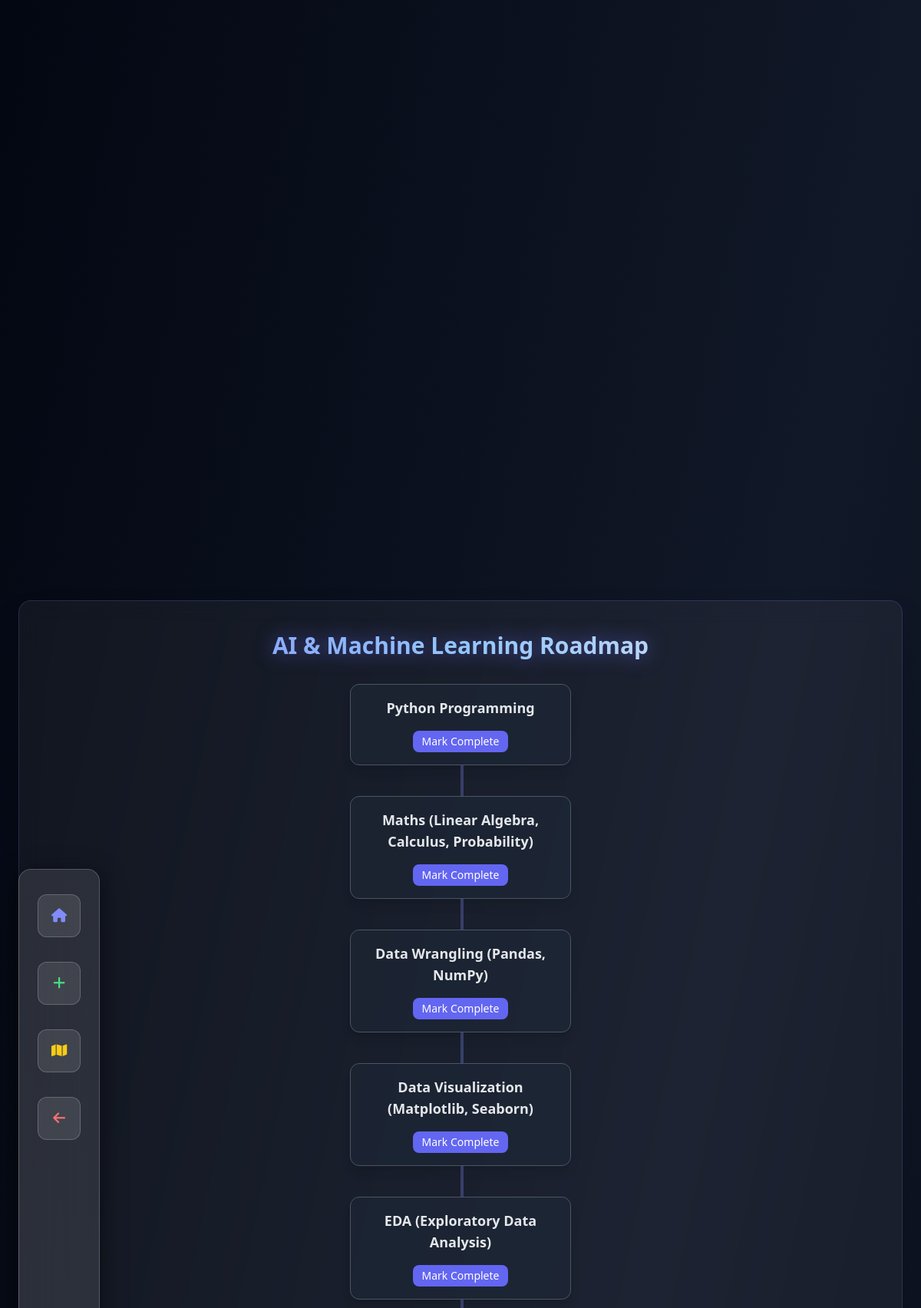
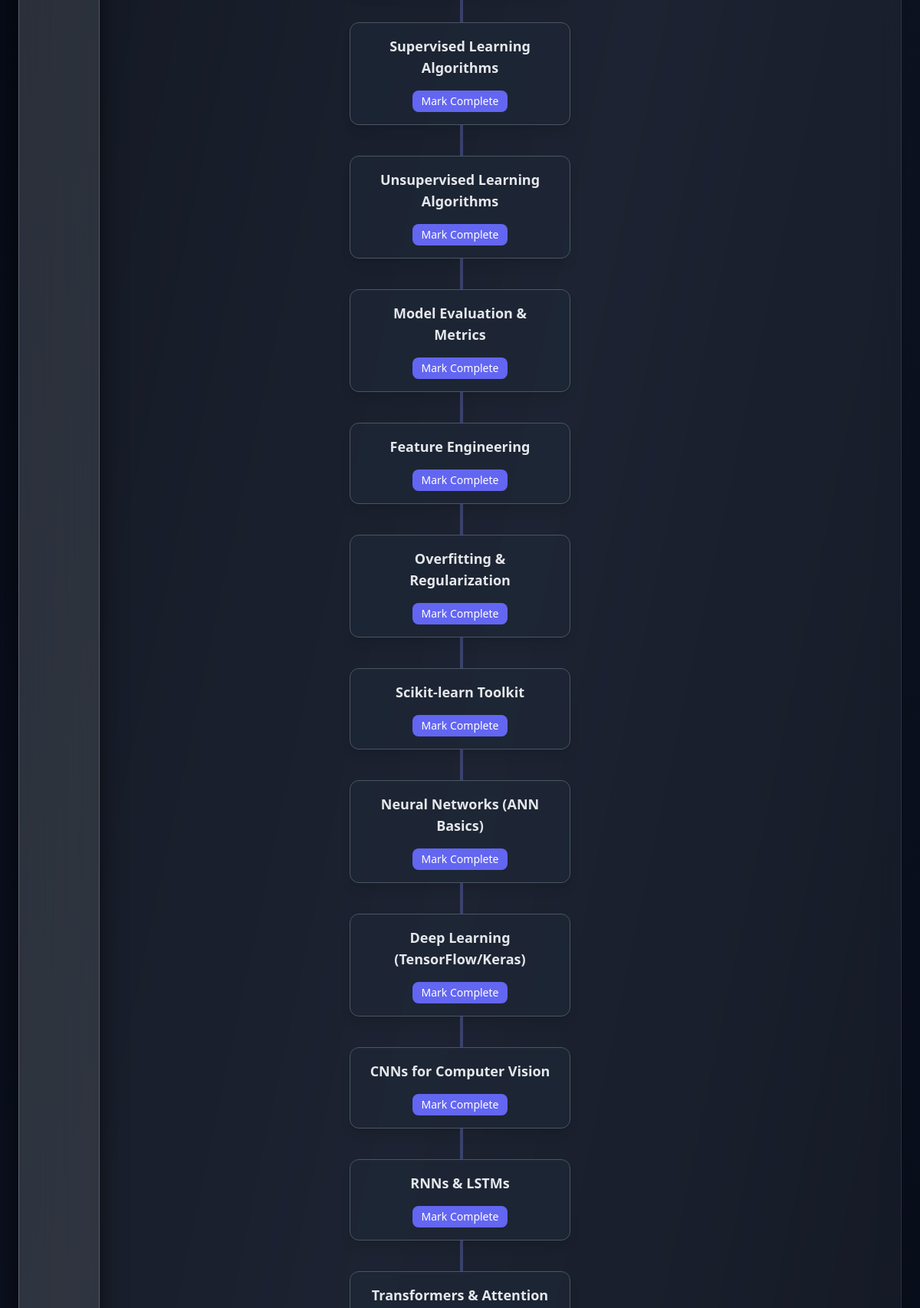
/skills/roadmap/5/ (signed in, upper part), run on the app's committed database (2 pictures, top to bottom).
### skills/models.py (models this page shows, shortened)
class RoadmapItem(models.Model):
    roadmap = models.ForeignKey(Roadmap, related_name="items", on_delete=models.CASCADE)
    title = models.CharField(max_length=255)
    completed = models.BooleanField(default=False)

### skills/views.py (the view, shortened to what this page needs)
# urls.py: path("roadmap/<int:roadmap_id>/", views.roadmap_detail, name="roadmap_detail"),
@login_required(login_url="signup")
def roadmap_detail(request, roadmap_id):
    roadmap = get_object_or_404(Roadmap, id=roadmap_id, user=request.user)
    return render(request, "skills/roadmap.html", {"roadmap": roadmap})

### skills/templates/skills/roadmap.html (shortened to what this page needs)
{% extends "base/base.html" %}
{% block sidebar %}
<aside
  class="hidden md:flex fixed left-6 top-1/2 -translate-y-1/2 backdrop-blur-xl bg-white/10 border border-white/20 shadow-[0_8px_32px_rgba(0,0,0,0.6)] rounded-2xl py-8 px-6 flex-col items-center h-[60vh] w-22 z-40 transition">
  <div class="flex flex-col gap-8 w-full">
    <a href="/" class="w-14 h-14 flex items-center justify-center rounded-xl bg-white/10 border border-white/20 text-indigo-400 hover:bg-indigo-600 hover:text-white hover:scale-110 transition" title="Home">
      <i class="fas fa-house text-lg"></i>
    </a>
    <a href="{% url 'skills:generate' %}" class="w-14 h-14 flex items-center justify-center rounded-xl bg-white/10 border border-white/20 text-green-400 hover:bg-green-600 hover:text-white hover:scale-110 transition" title="Generate Roadmap">
      <i class="fas fa-plus text-lg"></i>
    </a>
    <a href="{% url 'skills:dashboard' %}" class="w-14 h-14 flex items-center justify-center rounded-xl bg-white/10 border border-white/20 text-yellow-400 hover:bg-yellow-600 hover:text-white hover:scale-110 transition" title="My Roadmaps">
      <i class="fas fa-map text-lg"></i>
    </a>
    <button onclick="history.back()" class="w-14 h-14 flex items-center justify-center rounded-xl bg-white/10 border border-white/20 text-red-400 hover:bg-red-600 hover:text-white hover:scale-110 transition" title="Go Back">
      <i class="fas fa-arrow-left text-lg"></i>
    </button>
  </div>
</aside>
{% endblock %}
{% block content %}
<div class="relative min-h-screen flex items-center justify-center bg-gradient-to-br from-gray-950 via-gray-900 to-gray-950 overflow-hidden">
  <div class="relative z-10 w-full max-w-6xl rounded-2xl backdrop-blur-lg bg-white/5 border border-indigo-400/20 shadow-2xl p-6 md:p-10 animate-fadeIn">
    <h2 class="text-3xl font-extrabold text-center mb-8 text-transparent bg-clip-text bg-gradient-to-r from-indigo-400 via-blue-300 to-slate-200 drop-shadow-[0_0_12px_rgba(99,102,241,0.6)]">
    </h2>
    <div class="flex flex-col items-center space-y-10">
      {% for item in roadmap.items.all %}
        <div class="relative flex flex-col items-center">
          {% if not forloop.last %}
            <div class="absolute top-full left-1/2 w-1 h-10 bg-indigo-400/30"></div>
          {% endif %}
          <div class="px-6 py-4 rounded-xl shadow-lg border
            {% if item.completed %}
              bg-green-600/60 border-green-400 text-white
            {% else %}
              bg-gray-800/60 border-gray-600 text-gray-200
            {% endif %}
            hover:scale-105 hover:shadow-indigo-400/40 transition text-center w-72">
            <h4 class="font-semibold text-lg mb-2">{{ item.title }}</h4>
            <form method="post">
              <button type="submit" class="mt-2 px-3 py-1 rounded-lg text-sm font-medium
                {% if item.completed %}
                  bg-green-500 text-white
                {% else %}
                  bg-indigo-500 hover:bg-indigo-400 text-white
                {% endif %}">
                {{ item.completed|yesno:"✔ Completed,Mark Complete" }}
              </button>
            </form>
          </div>
        </div>
      {% endfor %}
    </div>
  </div>
</div>
{% endblock %}

### core/templates/base/base.html (style rules this page uses)
html { scroll-behavior: smooth; }

### data on the page
RoadmapItem: title "Python Programming", completed "Mark Complete"
RoadmapItem: title "Maths (Linear Algebra, Calculus, Probability)", completed "Mark Complete"
RoadmapItem: title "Data Wrangling (Pandas, NumPy)", completed "Mark Complete"
RoadmapItem: title "Data Visualization (Matplotlib, Seaborn)", completed "Mark Complete"
RoadmapItem: title "EDA (Exploratory Data Analysis)", completed "Mark Complete"
RoadmapItem: title "Supervised Learning Algorithms", completed "Mark Complete"
RoadmapItem: title "Unsupervised Learning Algorithms", completed "Mark Complete"
RoadmapItem: title "Model Evaluation & Metrics", completed "Mark Complete"
RoadmapItem: title "Feature Engineering", completed "Mark Complete"
RoadmapItem: title "Overfitting & Regularization", completed "Mark Complete"
RoadmapItem: title "Scikit-learn Toolkit", completed "Mark Complete"
RoadmapItem: title "Neural Networks (ANN Basics)", completed "Mark Complete"
RoadmapItem: title "Deep Learning (TensorFlow/Keras)", completed "Mark Complete"
RoadmapItem: title "CNNs for Computer Vision", completed "Mark Complete"
RoadmapItem: title "RNNs & LSTMs", completed "Mark Complete"
RoadmapItem: title "Transformers & Attention"
